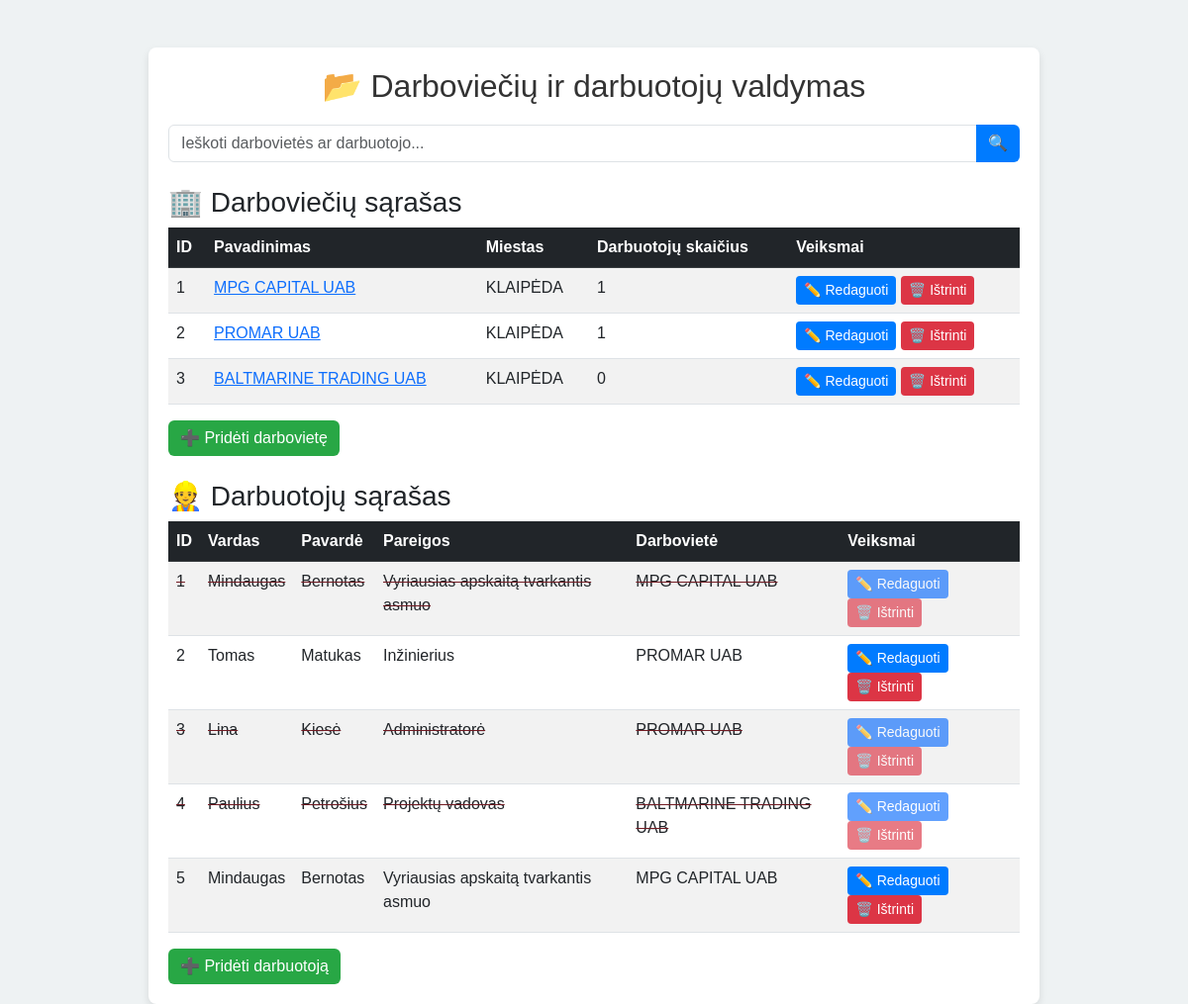
The page / on the database its author committed.
### app.py (models this page shows)
class Darboviete(db.Model):
    __tablename__ = "darbovietes"
    id = db.Column(db.Integer, primary_key=True)
    pavadinimas = db.Column(db.String(100), nullable=False, unique=True)
    miestas = db.Column(db.String(100), nullable=False)
    darbuotoju_skaicius = db.Column(db.Integer, default=0)
    darbuotojai = db.relationship('Darbuotojas', backref='darboviete', lazy=True, cascade="all, delete-orphan")

class Darbuotojas(db.Model):
    __tablename__ = "darbuotojai"
    id = db.Column(db.Integer, primary_key=True)
    vardas = db.Column(db.String(100), nullable=False)
    pavarde = db.Column(db.String(100), nullable=False)
    pareigos = db.Column(db.String(100), nullable=False)
    darboviete_id = db.Column(db.Integer, db.ForeignKey('darbovietes.id', ondelete="CASCADE"), nullable=False)
    sukurimo_data = db.Column(db.DateTime, default=lambda: datetime.now(lt_timezone))
    is_aktyvus = db.Column(db.Boolean, default=True)  # ✅ Pridėta neaktyvaus įrašo žyma

### app.py (the view)
@app.route('/')
def index():
    darbovietes = Darboviete.query.all()
    darbuotojai = Darbuotojas.query.all()
    return render_template("index.html", darbovietes=darbovietes, darbuotojai=darbuotojai)

### app.py (called while the page is built)
@app.after_request
def update_employee_count(response):
    with app.app_context():
        for darboviete in Darboviete.query.all():
            darboviete.darbuotoju_skaicius = Darbuotojas.query.filter_by(darboviete_id=darboviete.id, is_aktyvus=True).count()
        db.session.commit()
    return response

### templates/index.html (shortened to what this page needs)
<!DOCTYPE html>
<html lang="lt">
<head>
    <link href="https://cdn.jsdelivr.net/npm/bootstrap@5.3.0/dist/css/bootstrap.min.css" rel="stylesheet">
    <link rel="stylesheet" href="{{ url_for('static', filename='style.css') }}">
</head>
<body>
    <div class="container mt-5">
        <h2 class="text-center">📂 Darboviečių ir darbuotojų valdymas</h2>
        <form method="GET" action="/" class="mb-3">
            <div class="input-group">
                <input type="text" name="query" class="form-control" placeholder="Ieškoti darbovietės ar darbuotojo..." value="{{ query }}">
                <button type="submit" class="btn btn-primary">🔍</button>
            </div>
        </form>
        <h3 class="mt-4">🏢 Darboviečių sąrašas</h3>
        <table class="table table-striped">
            <thead class="table-dark">
                <tr>
                    <th>ID</th>
                    <th>Pavadinimas</th>
                    <th>Miestas</th>
                    <th>Darbuotojų skaičius</th>
                    <th>Veiksmai</th>
                </tr>
            </thead>
            <tbody>
                {% for darboviete in darbovietes %}
                <tr>
                    <td>{{ darboviete.id }}</td>
                    <td><a href="/darboviete/{{ darboviete.id }}">{{ darboviete.pavadinimas }}</a></td>
                    <td>{{ darboviete.miestas }}</td>
                    <td id="count-{{ darboviete.id }}">{{ darboviete.darbuotoju_skaicius }}</td>
                    <td>
                        <a href="/redaguoti-darboviete/{{ darboviete.id }}" class="btn btn-sm btn-primary">✏️ Redaguoti</a>
                        <form action="/trinti-darboviete/{{ darboviete.id }}" method="POST" class="d-inline">
                            <button type="submit" class="btn btn-sm btn-danger">🗑️ Ištrinti</button>
                        </form>
                    </td>
                </tr>
                {% endfor %}
            </tbody>
        </table>
        <a href="/prideti-darboviete" class="btn btn-success">➕ Pridėti darbovietę</a>
        <h3 class="mt-4">👷 Darbuotojų sąrašas</h3>
        <table class="table table-striped">
            <thead class="table-dark">
                <tr>
                    <th>ID</th>
                    <th>Vardas</th>
                    <th>Pavardė</th>
                    <th>Pareigos</th>
                    <th>Darbovietė</th>
                    <th>Veiksmai</th>
                </tr>
            </thead>
            <tbody>
                {% for darbuotojas in darbuotojai %}
                <tr {% if not darbuotojas.is_aktyvus %}class="inactive" data-status="inactive"{% endif %}>
                    <td>{{ darbuotojas.id }}</td>
                    <td>{{ darbuotojas.vardas }}</td>
                    <td>{{ darbuotojas.pavarde }}</td>
                    <td>{{ darbuotojas.pareigos }}</td>
                    <td>{{ darbuotojas.darboviete.pavadinimas }}</td>
                    <td>
                        <a href="/redaguoti-darbuotoja/{{ darbuotojas.id }}" class="btn btn-sm btn-primary">✏️ Redaguoti</a>
                        <form action="/trinti-darbuotoja/{{ darbuotojas.id }}" method="POST" class="d-inline">
                            <button type="submit" class="btn btn-sm btn-danger">🗑️ Ištrinti</button>
                        </form>
                    </td>
                </tr>
                {% endfor %}
            </tbody>
        </table>
        <a href="/prideti-darbuotoja" class="btn btn-success">➕ Pridėti darbuotoją</a>
    </div>
</body>
</html>

### static/style.css (style rules this page uses)
body { background-color: #eef2f3; font-family: 'Arial', sans-serif; }
.container { max-width: 900px; background: white; padding: 20px; border-radius: 8px; box-shadow: 0 4px 8px rgba(0, 0, 0, 0.1); }
h2 { color: #333; text-align: center; margin-bottom: 20px; }
.btn-success { background-color: #28a745; border: none; transition: background-color 0.3s; }
.btn-primary { background-color: #007bff; border: none; transition: background-color 0.3s; }
.btn-danger { background-color: #dc3545; border: none; transition: background-color 0.3s; }
input, select { border-radius: 5px; padding: 8px; border: 1px solid #ced4da; width: 100%; }
.inactive { background-color: #f8d7da !important; color: #721c24 !important; text-decoration: line-through !important; }

### rows shown on the page
Darboviete: id "1", pavadinimas "MPG CAPITAL UAB", miestas "KLAIPĖDA", darbuotoju_skaicius "1"
Darboviete: id "2", pavadinimas "PROMAR UAB", miestas "KLAIPĖDA", darbuotoju_skaicius "1"
Darboviete: id "3", pavadinimas "BALTMARINE TRADING UAB", miestas "KLAIPĖDA", darbuotoju_skaicius "0"
Darbuotojas: id "1", vardas "Mindaugas", pavarde "Bernotas", pareigos "Vyriausias apskaitą tvarkantis asmuo", darboviete.pavadinimas "MPG CAPITAL UAB"
Darbuotojas: id "2", vardas "Tomas", pavarde "Matukas", pareigos "Inžinierius", darboviete.pavadinimas "PROMAR UAB"
Darbuotojas: id "3", vardas "Lina", pavarde "Kiesė", pareigos "Administratorė", darboviete.pavadinimas "PROMAR UAB"
Darbuotojas: id "4", vardas "Paulius", pavarde "Petrošius", pareigos "Projektų vadovas", darboviete.pavadinimas "BALTMARINE TRADING UAB"
Darbuotojas: id "5", vardas "Mindaugas", pavarde "Bernotas", pareigos "Vyriausias apskaitą tvarkantis asmuo", darboviete.pavadinimas "MPG CAPITAL UAB"
